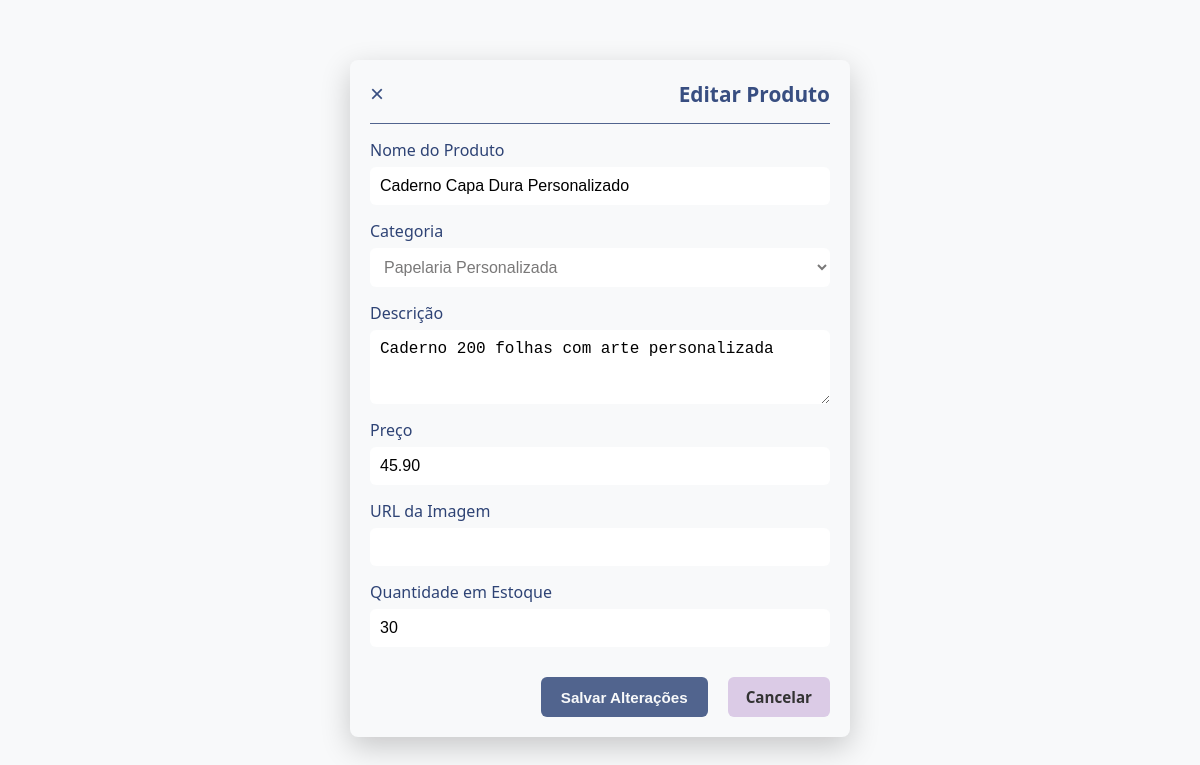
Screenshot of /admin/edit_product.php?id=1 with the database file from the repository.
### tables this page shows
CREATE TABLE IF NOT EXISTS `product` (
  `idProduct` INT NOT NULL AUTO_INCREMENT,
  `Name` VARCHAR(100) NOT NULL,
  `BasePrice` DECIMAL(10,2) NOT NULL,
  `Stock` INT NOT NULL DEFAULT '0',
  `MinStock` INT NOT NULL DEFAULT '5',
  `Description` TEXT NULL DEFAULT NULL,
  `ImageURL` VARCHAR(255) NULL DEFAULT NULL,
  `isActive` TINYINT(1) NOT NULL DEFAULT '1',
  `Category_idCategory` INT NOT NULL,
  `createdAt` DATETIME NOT NULL DEFAULT CURRENT_TIMESTAMP,
  `updatedAt` DATETIME NOT NULL DEFAULT CURRENT_TIMESTAMP ON UPDATE CURRENT_TIMESTAMP,
  PRIMARY KEY (`idProduct`),
  INDEX `fk_Product_Category1_idx` (`Category_idCategory` ASC),
  CONSTRAINT `fk_Product_Category1`
    FOREIGN KEY (`Category_idCategory`)
    REFERENCES `category` (`idCategory`));

### admin/edit_product.php (the view, shortened to what this page needs)
<?php
require_once("../config.php");
$id = isset($_GET['id']) ? intval($_GET['id']) : 0;
$categories = $conn->query("SELECT idCategory, Name FROM category WHERE isActive = 1 ORDER BY Name");
$stmt = $conn->prepare("SELECT Name, BasePrice, Stock, Description, ImageURL, Category_idCategory FROM product WHERE idProduct = ?");
$stmt->bind_param("i", $id);
$stmt->execute();
$result = $stmt->get_result();
if ($result->num_rows > 0) {
    $product = $result->fetch_assoc();
} else {
    echo "Produto não encontrado!";
    exit;
}
?>
<!DOCTYPE html>
<html lang="pt-br">
<head>
    <link rel="stylesheet" href="../css/style.css" />
    <link rel="stylesheet" href="../css/admin-styles/products.css" />
</head>
<body>
    <div class="modal" id="myModal" style="display:block; position:relative; background:none; box-shadow:none;">
        <div class="modal-dialog">
            <div class="modal-content">
                <div class="modal-header">
                    <button type="button" class="close" onclick="window.location.href='products.php'">&times;</button>
                    <h4 class="modal-title">Editar Produto</h4>
                </div>
                <div class="modal-body">
                    <form method="POST" action="">
                        <div class="form-group">
                            <label for="product-name">Nome do Produto</label>
                            <input type="text" class="form-control" id="product-name" name="product-name"
                                value="<?php echo htmlspecialchars($product['Name']); ?>" required />
                        </div>
                        <div class="form-group">
                            <label for="category">Categoria</label>
                            <select class="form-control" id="category" name="category" required>
                                <?php
                                if (isset($categories)):
                                    while ($cat = $categories->fetch_assoc()):
                                        $selected = ($cat['idCategory'] == $product['Category_idCategory']) ? 'selected' : '';
                                        ?>
                                        <option value="<?php echo (int) $cat['idCategory'] ?>" <?php echo $selected; ?>>
                                            <?php echo htmlspecialchars($cat['Name']) ?>
                                        </option>
                                        <?php
                                    endwhile;
                                endif;
                                ?>
                            </select>
                        </div>
                        <div class="form-group">
                            <label for="description">Descrição</label>
                            <textarea class="form-control" id="description" name="description" rows="3"
                                required><?php echo htmlspecialchars($product['Description']); ?></textarea>
                        </div>
                        <div class="form-group">
                            <label for="price">Preço</label>
                            <input type="number" step="0.01" class="form-control" id="price" name="price"
                                value="<?php echo $product['BasePrice']; ?>" required />
                        </div>
                        <div class="form-group">
                            <label for="image-url">URL da Imagem</label>
                            <input type="text" class="form-control" id="image-url" name="image-url"
                                value="<?php echo htmlspecialchars($product['ImageURL']); ?>" />
                        </div>
                        <div class="form-group">
                            <label for="stock">Quantidade em Estoque</label>
                            <input type="number" class="form-control" id="stock" name="stock"
                                value="<?php echo $product['Stock']; ?>" required />
                        </div>
                        <div class="modal-footer" style="padding: 15px 0 0 0; border-top: none;">
                            <button type="submit" class="btn btn-success">Salvar Alterações</button>
                            <a href="products.php" class="btn btn-default"
                                style="text-decoration: none; margin-left: 10px;">Cancelar</a>
                        </div>
                    </form>
                </div>
            </div>
        </div>
    </div>
</body>
</html>

### css/style.css (style rules this page uses)
* { margin: 0; padding: 0; box-sizing: border-box; text-decoration: none; list-style: none; }
:root { --primary-color: #51648e; --primary-color-dark: #384e81; --secondary-color: #dbcbe6; --secondary-color-dark: #b9b0c0; --tertiary-color: #848e51; --neutral-color: #F8F9FA; --bg-main: var(--neutral-color); --bg-sidebar: var(--primary-color); --bg-card: #ffffff; --text-dark: #2e4375; --text-light: #f8f9fa; }
html { scroll-behavior: smooth; min-height: 100vh; }
body { font-family: 'Segoe UI', Tahoma, Geneva, Verdana, sans-serif; background-color: var(--bg-main); color: var(--text-dark); }

### css/admin-styles/products.css (style rules this page uses)
.modal { display: none; position: fixed; inset: 0; z-index: 1050; overflow-y: auto; background: rgba(0, 0, 0, .5); }
.modal-dialog { max-width: 500px; margin: 60px auto; position: relative; }
.modal-content { background: var(--neutral-color); border-radius: 8px; box-shadow: 0 10px 30px rgba(0, 0, 0, .2); padding: 20px; }
.modal-header { display: flex; justify-content: space-between; align-items: center; border-bottom: 1px solid var(--primary-color); padding-bottom: 15px; margin-bottom: 15px; }
.modal-title { margin: 0; color: var(--primary-color-dark); font-size: 1.3rem; }
.close { background: none; border: none; font-size: 1.5rem; line-height: 1; cursor: pointer; color: var(--primary-color-dark); }
.modal-footer { display: flex; justify-content: flex-end; gap: 10px; padding-top: 15px; }
#category { background-color: #fff; color: #7a7979; }
.btn { padding: 10px 18px; border-radius: 6px; border: none; cursor: pointer; font-weight: 600; font-size: .95rem; }
.btn-default { background: var(--secondary-color); color: #333; }
.modal-body form { display: block; padding: 0; }
.modal-body .form-group { margin-bottom: 15px; display: flex; flex-direction: column; gap: 6px; }
.modal-body .form-control { height: auto; padding: 10px; border: 1px solid var(--border-color); border-radius: 6px; font-size: 1rem; box-shadow: none; width: 100%; }
.btn-success { background-color: var(--primary-color); border-color: var(--primary-color); color: var(--text-light); font-weight: 600; padding: 10px 20px; transition: background-color 0.2s; }

### rows the page displays
product: product-name "Caderno Capa Dura Personalizado", description "Caderno 200 folhas com arte personalizada", price "45.90", stock "30"

### other values shown
form field category "Papelaria Personalizada"
